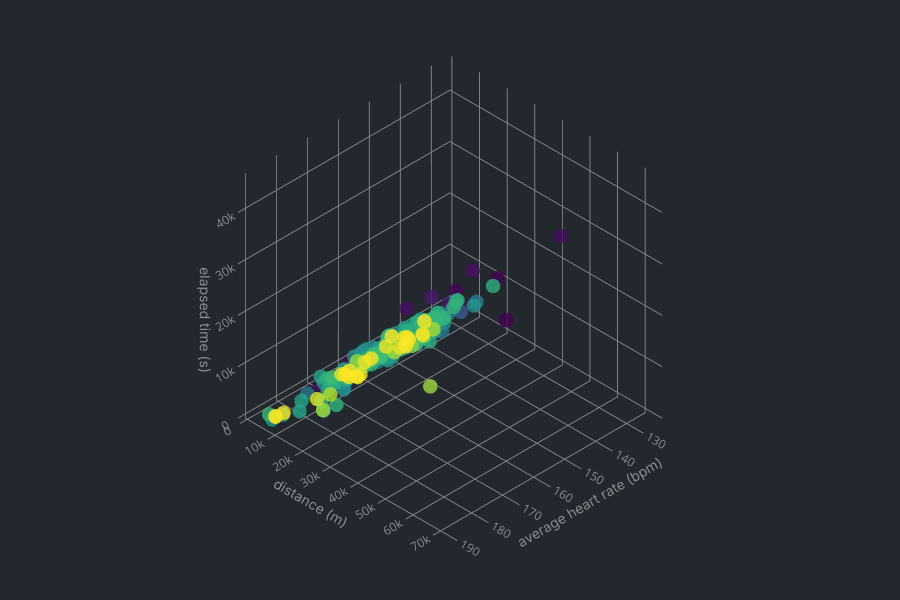

The notebook cell this image was saved under:
### Markdown cell above
Let's plot 3 variables against each other as the 3D space will allow us to easily visualise the correlations.

### Code cell
from helpers.my_plotting import my_scatter

athletes = data["athlete"].unique()
athlete_idx = 6

my_scatter(x=data.loc[data["athlete"] == athletes[athlete_idx]]["average heart rate (bpm)"],
           y=data.loc[data["athlete"] == athletes[athlete_idx]]["distance (m)"],
           z=data.loc[data["athlete"] == athletes[athlete_idx]]["elapsed time (s)"],
           c=data.loc[data["athlete"] == athletes[athlete_idx]]["time ago (s)"],
           height=600)

### Figure 1 — Plotly figure (JSON) as saved in the notebook; plotly's stock layout.template omitted (floating-point values rounded to 4 significant figures; data arrays with more than 128 entries replaced by an {"elided": "..."} marker saying what was removed)
{"data": [{"marker": {"color": {"elided": "236 int values"}, "colorscale": [[0, "#440154"], [0.1111, "#482878"], [0.2222, "#3e4989"], [0.3333, "#31688e"], [0.4444, "#26828e"], [0.5556, "#1f9e89"], [0.6667, "#35b779"], [0.7778, "#6ece58"], [0.8889, "#b5de2b"], [1, "#fde725"]], "opacity": 0.8, "size": 5}, "mode": "markers", "type": "scatter3d", "x": {"elided": "236 float values"}, "y": {"elided": "236 float values"}, "z": {"elided": "236 int values"}}], "layout": {"autosize": false, "font": {"color": "#8b8d90"}, "height": 600, "margin": {"b": 0, "l": 0, "r": 0, "t": 0}, "paper_bgcolor": "#23272e", "scene": {"aspectratio": {"x": 1, "y": 1, "z": 1}, "camera": {"projection": {"type": "orthographic"}}, "xaxis": {"backgroundcolor": "#23272e", "gridcolor": "#8b8d90", "showbackground": true, "title": {"font": {"family": "Inter"}, "text": "average heart rate (bpm)"}, "zerolinecolor": "#8b8d90"}, "yaxis": {"backgroundcolor": "#23272e", "gridcolor": "#8b8d90", "showbackground": true, "title": {"font": {"family": "Inter"}, "text": "distance (m)"}, "zerolinecolor": "#8b8d90"}, "zaxis": {"backgroundcolor": "#23272e", "gridcolor": "#8b8d90", "showbackground": true, "title": {"font": {"family": "Inter"}, "text": "elapsed time (s)"}, "zerolinecolor": "#8b8d90"}}}}
